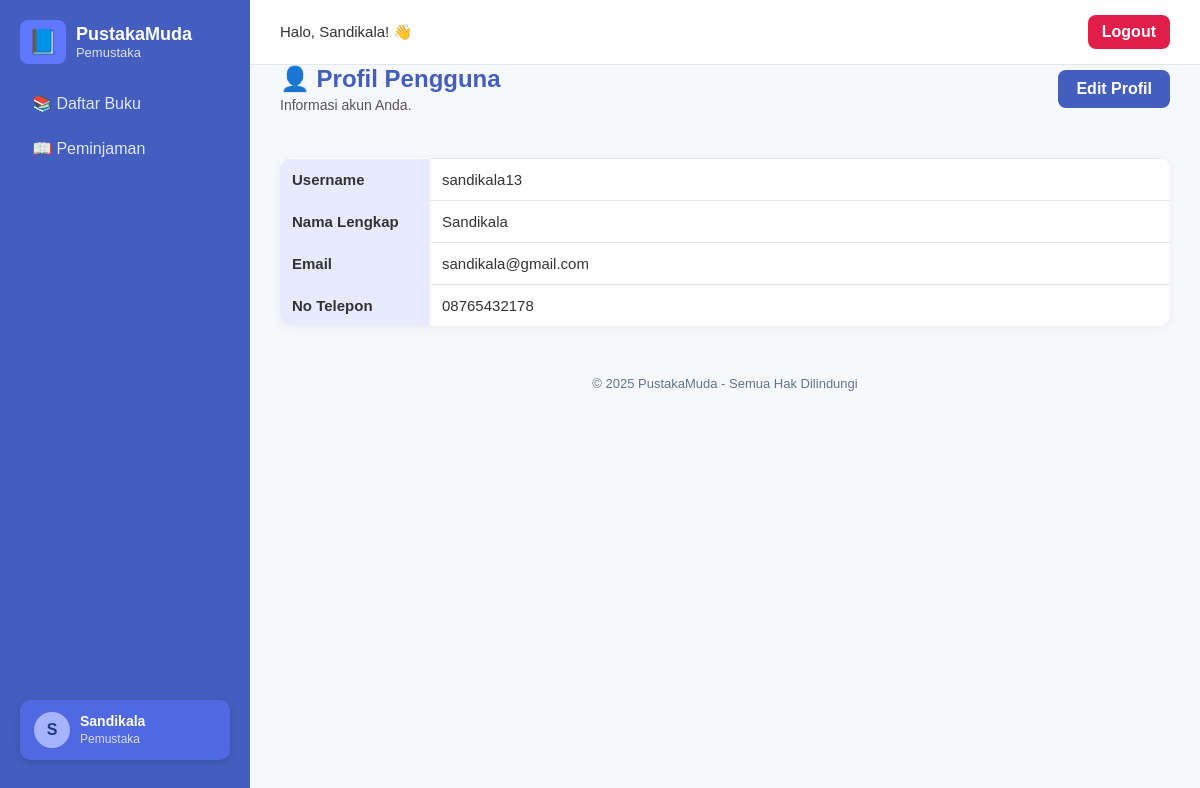
The page /pemustaka/profil/profil.php (signed in) on the database its author committed.
### tables this page shows
CREATE TABLE `pemustaka` (
  `id_user` int(11) NOT NULL,
  `username` varchar(255) NOT NULL,
  `password` varchar(255) NOT NULL,
  `nama_lengkap` varchar(255) DEFAULT NULL,
  `email` varchar(255) NOT NULL,
  `no_telepon` varchar(20) DEFAULT NULL
);

### config/database.php (called while the page is built, shortened)
<?php
function getUserDataById($id)
{
    global $pdo;
    $stmt = $pdo->prepare("SELECT * FROM pemustaka WHERE id_user = :id");
    $stmt->bindParam(':id', $id);
    $stmt->execute();
    return $stmt->fetch(PDO::FETCH_ASSOC);
}
?>

### pemustaka/profil/profil.php (the view, shortened to what this page needs)
<?php
require_once '../../config/database.php';
$id_user = $_SESSION['id_user'];
try {
    $userData = getUserDataById($id_user);
} catch (PDOException $e) {
    die("Terjadi kesalahan saat mengambil data profil: " . $e->getMessage());
}
$nama_lengkap = htmlspecialchars($userData['nama_lengkap'] ?? $_SESSION['nama_lengkap']);
$role = htmlspecialchars($userData['role'] ?? $_SESSION['role']);
$avatar_initial = strtoupper(substr($nama_lengkap, 0, 1));
?>
<!DOCTYPE html>
<html lang="id">
<head>
    <link rel="stylesheet" href="../../assets/css/style.css?v=4">
</head>
<body>
    <div class="dashboard">
        <div class="sidebar">
            <div class="brand">
                <div class="logo">📘</div>
                <div class="brand-text">
                    <h2>PustakaMuda</h2>
                    <p><?= htmlspecialchars(ucfirst($role)); ?></p>
                </div>
            </div>
            <div class="menu">
                <a href="../buku/daftar_buku.php">📚 Daftar Buku</a>
                <a href="../peminjaman/peminjaman.php">📖 Peminjaman</a>
            </div>
            <a href="profil.php" class="admin-box-link">
                <div class="admin-box">
                    <div class="avatar"><?= $avatar_initial; ?></div>
                    <div class="info">
                        <p><?= $nama_lengkap; ?></p>
                        <small><?= htmlspecialchars(ucfirst($role)); ?></small>
                    </div>
                </div>
            </a>
        </div>
        <div class="main">
            <div class="topbar">
                <div class="left-top">
                    <span>Halo, <?= $nama_lengkap; ?>! 👋</span>
                </div>
                <div class="right-top">
                    <a href="../../logout.php" class="logout-btn">Logout</a>
                </div>
            </div>
            <div class="page-header">
                <div>
                    <h1>👤 Profil Pengguna</h1>
                    <p>Informasi akun Anda.</p>
                </div>
                <a href="edit_profil.php" class="btn-add">Edit Profil</a>
            </div>
            <div class="content">
                <table class="table">
                    <tbody>
                        <tr>
                            <th>Username</th>
                            <td><?= htmlspecialchars($userData['username'] ?? '-'); ?></td>
                        </tr>
                        <tr>
                            <th>Nama Lengkap</th>
                            <td><?= $nama_lengkap; ?></td>
                        </tr>
                        <tr>
                            <th>Email</th>
                            <td><?= htmlspecialchars($userData['email'] ?? '-'); ?></td>
                        </tr>
                        <tr>
                            <th>No Telepon</th>
                            <td><?= htmlspecialchars($userData['no_telepon'] ?? '-'); ?></td>
                        </tr>
                    </tbody>
                </table>
            </div>
            <div class="footer">
                © 2025 PustakaMuda - Semua Hak Dilindungi
            </div>
        </div>
    </div>
</body>
</html>

### assets/css/style.css (style rules this page uses)
* { margin: 0; padding: 0; box-sizing: border-box; font-family: "Poppins", sans-serif; }
body { background: #f6f8fc; color: #333; }
.dashboard { min-height: 100vh; }
.sidebar { width: 250px; background: #435ebe; color: #fff; display: flex; flex-direction: column; padding: 20px 0; position: fixed; top: 0; left: 0; height: 100vh; z-index: 1000; overflow-y: auto; }
.brand { display: flex; align-items: center; gap: 10px; padding: 0 20px; margin-bottom: 20px; }
.brand .logo { font-size: 24px; background: #5f78ff; padding: 8px; border-radius: 8px; }
.brand-text h2 { font-size: 18px; }
.brand-text p { font-size: 13px; opacity: 0.8; }
.menu { display: flex; flex-direction: column; padding: 0 20px; flex-grow: 1; }
.menu a { color: #e0e7ff; text-decoration: none; padding: 10px 12px; margin-bottom: 6px; border-radius: 8px; transition: 0.2s; }
.admin-box-link { text-decoration: none; color: inherit; display: block; margin: 20px; }
.admin-box { background: #5068e1; padding: 12px 14px; border-radius: 10px; display: flex; align-items: center; gap: 10px; box-shadow: 0 2px 6px rgba(0, 0, 0, 0.15); cursor: pointer; transition: background 0.2s; }
.avatar { background: #a5b4fc; color: #1e3a8a; width: 36px; height: 36px; border-radius: 50%; display: flex; align-items: center; justify-content: center; font-weight: bold; }
.info p { font-size: 14px; font-weight: 600; }
.info small { font-size: 12px; opacity: 0.9; color: #e2e8ff; }
.main { margin-left: 250px; }
.topbar { background: #fff; padding: 15px 30px; border-bottom: 1px solid #e2e8f0; font-weight: 500; display: flex; align-items: center; justify-content: space-between; position: fixed; top: 0; left: 250px; right: 0; width: auto; z-index: 999; }
.topbar .left-top { display: flex; align-items: center; gap: 10px; color: #333; font-size: 15px; }
.topbar .right-top { display: flex; align-items: center; }
.logout-btn { background: #e11d48; color: #fff; text-decoration: none; font-weight: 600; padding: 8px 14px; border-radius: 8px; transition: 0.2s; }
.page-header { display: flex; align-items: center; justify-content: space-between; padding: 25px 30px; padding-top: 65px; }
.page-header h1 { font-size: 24px; color: #435ebe; }
.page-header p { color: #555; margin-top: 4px; font-size: 14px; }
.btn-add { background: #435ebe; color: #fff; padding: 10px 18px; border-radius: 8px; text-decoration: none; font-weight: 600; transition: 0.2s; }
.content { padding: 0 30px 30px 30px; }
.table { width: 100%; border-collapse: collapse; background: #fff; border-radius: 12px; box-shadow: 0 2px 10px rgba(0, 0, 0, 0.05); overflow: hidden; margin-top: 20px; }
.table th { background: #e8ebff; text-align: left; padding: 12px; font-size: 15px; width: 150px; font-weight: 600; }
.table td { border-top: 1px solid #e2e8f0; padding: 12px; vertical-align: middle; font-size: 15px; }
.footer { text-align: center; padding: 20px; font-size: 13px; color: #64748b; }

### rows shown on the page
pemustaka: nama_lengkap "S", nama_lengkap "Sandikala", username "sandikala13", email "sandikala@gmail.com", no_telepon "08765432178"

### other values the page prints
$role "Pemustaka"
